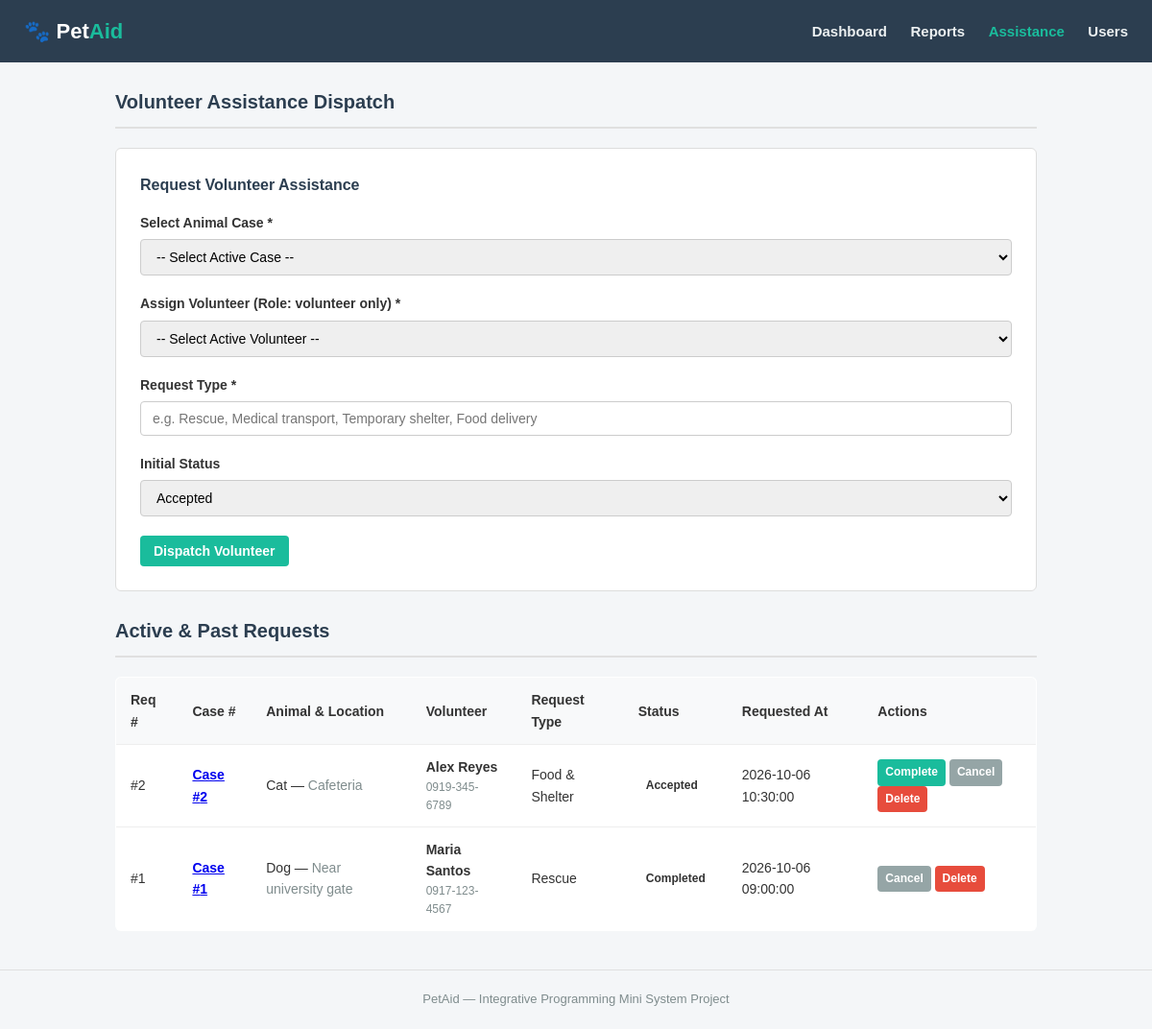
Screenshot of /assistance.php with the database file from the repository.
### tables this page shows
CREATE TABLE `assistance_requests` (
  `request_id` INT PRIMARY KEY AUTO_INCREMENT,
  `report_id` INT NOT NULL,
  `volunteer_id` INT NOT NULL,
  `request_type` VARCHAR(50) NOT NULL,
  `status` ENUM('pending','accepted','completed','cancelled') DEFAULT 'pending',
  `requested_at` DATETIME DEFAULT CURRENT_TIMESTAMP,
  FOREIGN KEY (`report_id`) REFERENCES `animal_reports`(`report_id`),
  FOREIGN KEY (`volunteer_id`) REFERENCES `users`(`user_id`)
);

CREATE TABLE `animal_reports` (
  `report_id` INT PRIMARY KEY AUTO_INCREMENT,
  `reported_by` INT NOT NULL,
  `animal_type` VARCHAR(50) NOT NULL,
  `description` TEXT NOT NULL,
  `location` VARCHAR(150) NOT NULL,
  `condition` ENUM('safe','needs_attention','injured','critical') NOT NULL,
  `status` ENUM('reported','verified','assistance_requested','volunteer_assigned','rescued','treated','closed') DEFAULT 'reported',
  `created_at` DATETIME DEFAULT CURRENT_TIMESTAMP,
  FOREIGN KEY (`reported_by`) REFERENCES `users`(`user_id`)
);

CREATE TABLE `users` (
  `user_id` INT PRIMARY KEY AUTO_INCREMENT,
  `name` VARCHAR(100) NOT NULL,
  `email` VARCHAR(100) NOT NULL UNIQUE,
  `contact_number` VARCHAR(30) DEFAULT NULL,
  `role` ENUM('reporter','volunteer','admin') DEFAULT 'reporter',
  `status` ENUM('active','inactive') DEFAULT 'active'
);

### assistance.php (the view, shortened to what this page needs)
<?php
require_once __DIR__ . '/config/database.php';
$allRequestsStmt = $pdo->query("
    SELECT a.*, u.name AS volunteer_name, u.contact_number AS volunteer_contact,
           r.animal_type, r.location, r.status AS report_status
    FROM assistance_requests a
    JOIN users u ON a.volunteer_id = u.user_id
    JOIN animal_reports r ON a.report_id = r.report_id
    ORDER BY a.request_id DESC
");
$requests = $allRequestsStmt->fetchAll();
?>
<!DOCTYPE html>
<html lang="en">
<head>
    <link rel="stylesheet" href="css/style.css">
</head>
<body>
<header>
    <h1>🐾 Pet<span>Aid</span></h1>
    <nav>
        <a href="index.php">Dashboard</a>
        <a href="reports.php">Reports</a>
        <a href="assistance.php" class="active">Assistance</a>
        <a href="users.php">Users</a>
    </nav>
</header>
<div class="container">
    <div class="page-header">
        <h2>Volunteer Assistance Dispatch</h2>
    </div>
    <div class="form-box">
        <h3 style="font-size: 16px; margin-bottom: 15px; color: #2c3e50;">Request Volunteer Assistance</h3>
        <form method="POST" action="assistance.php">
            <div class="form-group">
                <label for="report_id">Select Animal Case *</label>
                <select name="report_id" id="report_id" required>
                    <option value="">-- Select Active Case --</option>
                </select>
            </div>
            <div class="form-group">
                <label for="volunteer_id">Assign Volunteer (Role: volunteer only) *</label>
                <select name="volunteer_id" id="volunteer_id" required>
                    <option value="">-- Select Active Volunteer --</option>
                </select>
            </div>
            <div class="form-group">
                <label for="request_type">Request Type *</label>
                <input type="text" name="request_type" id="request_type" placeholder="e.g. Rescue, Medical transport, Temporary shelter, Food delivery" required>
            </div>
            <div class="form-group">
                <label for="status">Initial Status</label>
                <select name="status" id="status">
                    <option value="accepted" selected>Accepted</option>
                </select>
            </div>
            <div class="form-actions">
                <button type="submit" class="btn">Dispatch Volunteer</button>
            </div>
        </form>
    </div>
    <div class="page-header">
        <h2>Active & Past Requests</h2>
    </div>
    <table>
        <thead>
            <tr>
                <th>Req #</th>
                <th>Case #</th>
                <th>Animal & Location</th>
                <th>Volunteer</th>
                <th>Request Type</th>
                <th>Status</th>
                <th>Requested At</th>
                <th>Actions</th>
            </tr>
        </thead>
        <tbody>
            <?php if (empty($requests)): ?>
                <tr><td colspan="8" style="text-align:center;">No volunteer assistance requests recorded.</td></tr>
            <?php else: ?>
                <?php foreach ($requests as $a): ?>
                    <tr>
                        <td>#<?= (int)$a['request_id'] ?></td>
                        <td>
                            <a href="report_details.php?id=<?= (int)$a['report_id'] ?>"><strong>Case #<?= (int)$a['report_id'] ?></strong></a>
                        </td>
                        <td><?= htmlspecialchars($a['animal_type']) ?> — <span style="color:#7f8c8d;"><?= htmlspecialchars($a['location']) ?></span></td>
                        <td>
                            <strong><?= htmlspecialchars($a['volunteer_name']) ?></strong>
                            <div style="font-size:12px; color:#7f8c8d;"><?= htmlspecialchars($a['volunteer_contact'] ?? '') ?></div>
                        </td>
                        <td><?= htmlspecialchars($a['request_type']) ?></td>
                        <td><span class="badge badge-<?= htmlspecialchars($a['status']) ?>"><?= htmlspecialchars($a['status']) ?></span></td>
                        <td><?= htmlspecialchars($a['requested_at']) ?></td>
                        <td>
                            <?php if ($a['status'] !== 'completed'): ?>
                                <a href="assistance.php?action=status&id=<?= (int)$a['request_id'] ?>&status=completed" class="btn btn-sm">Complete</a>
                            <?php endif; ?>
                            <?php if ($a['status'] !== 'cancelled'): ?>
                                <a href="assistance.php?action=status&id=<?= (int)$a['request_id'] ?>&status=cancelled" class="btn btn-secondary btn-sm">Cancel</a>
                            <?php endif; ?>
                            <a href="assistance.php?action=delete&id=<?= (int)$a['request_id'] ?>"
                               class="btn btn-danger btn-sm"
                               onclick="return confirmDelete('Delete assistance request #<?= (int)$a['request_id'] ?>?');">Delete</a>
                        </td>
                    </tr>
                <?php endforeach; ?>
            <?php endif; ?>
        </tbody>
    </table>
</div>
<footer>
    <p>PetAid — Integrative Programming Mini System Project</p>
</footer>
</body>
</html>

### css/style.css (style rules this page uses)
* { box-sizing: border-box; margin: 0; padding: 0; }
body { font-family: Arial, sans-serif; background-color: #f4f6f8; color: #333333; line-height: 1.6; }
header { background-color: #2c3e50; color: #ffffff; padding: 15px 25px; display: flex; justify-content: space-between; align-items: center; }
header h1 { font-size: 22px; }
header h1 span { color: #1abc9c; }
nav a { color: #ecf0f1; text-decoration: none; margin-left: 20px; font-size: 15px; font-weight: bold; }
nav a:hover, nav a.active { color: #1abc9c; }
.container { max-width: 1000px; margin: 25px auto; padding: 0 20px; }
.page-header { display: flex; justify-content: space-between; align-items: center; margin-bottom: 20px; padding-bottom: 10px; border-bottom: 2px solid #e0e0e0; }
.page-header h2 { font-size: 20px; color: #2c3e50; }
table { width: 100%; border-collapse: collapse; background: #ffffff; border: 1px solid #dddddd; border-radius: 6px; overflow: hidden; margin-bottom: 25px; }
th, td { padding: 12px 15px; text-align: left; border-bottom: 1px solid #eeeeee; font-size: 14px; }
th { background-color: #f8f9fa; color: #333333; font-weight: bold; }
.badge { display: inline-block; padding: 4px 8px; border-radius: 4px; font-size: 12px; font-weight: bold; text-transform: capitalize; }
.btn { display: inline-block; padding: 8px 14px; background-color: #1abc9c; color: #ffffff; text-decoration: none; border-radius: 4px; border: none; cursor: pointer; font-size: 14px; font-weight: bold; }
.btn-secondary { background-color: #95a5a6; }
.btn-danger { background-color: #e74c3c; }
.btn-sm { padding: 4px 8px; font-size: 12px; }
.form-box { background: #ffffff; padding: 25px; border: 1px solid #dddddd; border-radius: 6px; margin-bottom: 25px; }
.form-group { margin-bottom: 18px; }
.form-group label { display: block; margin-bottom: 6px; font-weight: bold; font-size: 14px; }
.form-group input, .form-group select, .form-group textarea { width: 100%; padding: 9px 12px; border: 1px solid #cccccc; border-radius: 4px; font-size: 14px; font-family: inherit; }
.form-actions { display: flex; gap: 10px; margin-top: 20px; }
footer { text-align: center; padding: 20px; font-size: 13px; color: #7f8c8d; margin-top: 40px; border-top: 1px solid #e0e0e0; }

### rows the page displays
assistance_requests: request_id "2", report "2", report.animal_type "Cat", report.location "Cafeteria", volunteer.name "Alex Reyes", volunteer.contact_number "0919-345-6789", request_type "Food & Shelter", status "Accepted", requested_at "2026-10-06 10:30:00"
assistance_requests: request_id "1", report "1", report.animal_type "Dog", report.location "Near university gate", volunteer.name "Maria Santos", volunteer.contact_number "0917-123-4567", request_type "Rescue", status "Completed", requested_at "2026-10-06 09:00:00"
